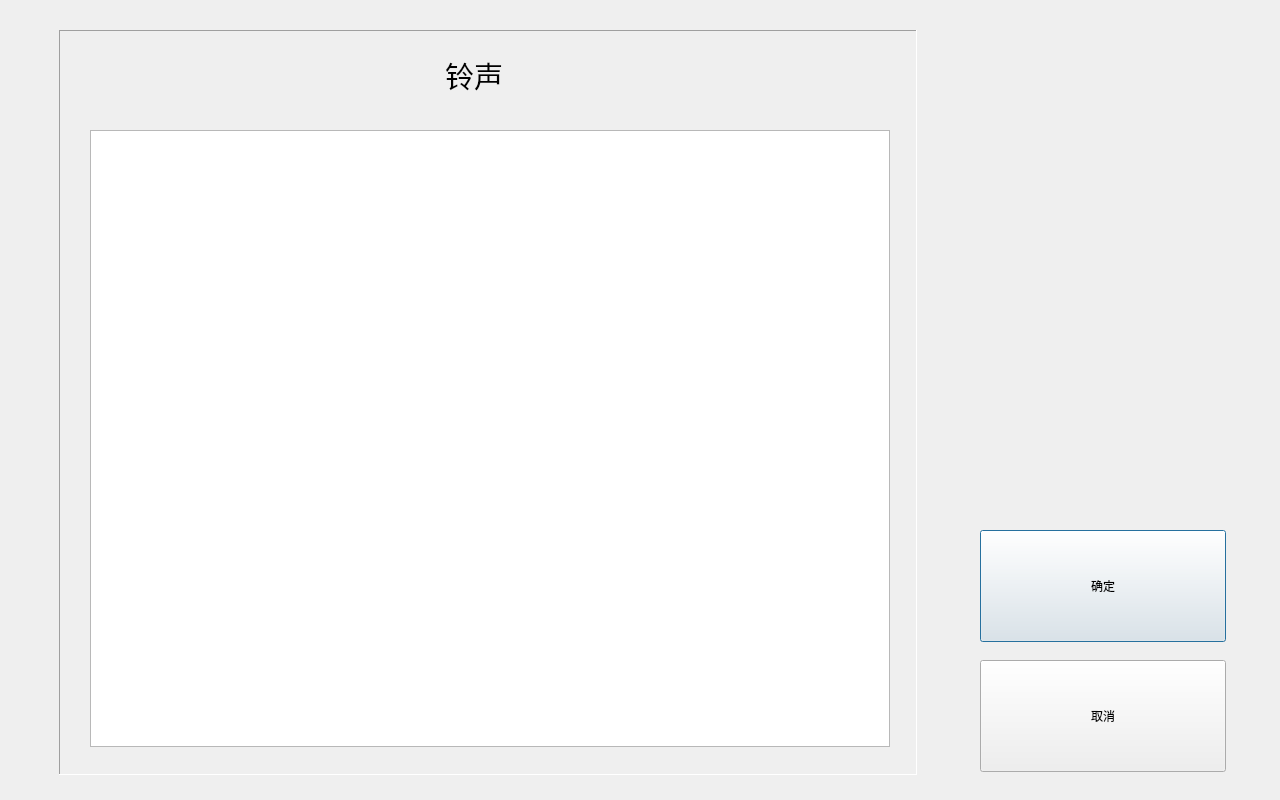
<?xml version="1.0" encoding="UTF-8"?>
<ui version="4.0">
 <class>RingFileSetDialog</class>
 <widget class="QDialog" name="RingFileSetDialog">
  <property name="geometry">
   <rect>
    <x>0</x>
    <y>0</y>
    <width>1280</width>
    <height>800</height>
   </rect>
  </property>
  <property name="windowTitle">
   <string>Dialog</string>
  </property>
  <widget class="CommonPushButton" name="pushButtonRingFileSetSave">
   <property name="geometry">
    <rect>
     <x>980</x>
     <y>530</y>
     <width>246</width>
     <height>112</height>
    </rect>
   </property>
   <property name="text">
    <string>确定</string>
   </property>
  </widget>
  <widget class="QFrame" name="framePanel">
   <property name="geometry">
    <rect>
     <x>59</x>
     <y>30</y>
     <width>858</width>
     <height>745</height>
    </rect>
   </property>
   <property name="frameShape">
    <enum>QFrame::Panel</enum>
   </property>
   <property name="frameShadow">
    <enum>QFrame::Sunken</enum>
   </property>
  </widget>
  <widget class="CommonPushButton" name="pushButtonRingFileSetCancel">
   <property name="geometry">
    <rect>
     <x>980</x>
     <y>660</y>
     <width>246</width>
     <height>112</height>
    </rect>
   </property>
   <property name="text">
    <string>取消</string>
   </property>
  </widget>
  <widget class="QTableView" name="tableViewRingFile">
   <property name="geometry">
    <rect>
     <x>90</x>
     <y>130</y>
     <width>800</width>
     <height>617</height>
    </rect>
   </property>
   <property name="focusPolicy">
    <enum>Qt::NoFocus</enum>
   </property>
   <property name="horizontalScrollBarPolicy">
    <enum>Qt::ScrollBarAlwaysOff</enum>
   </property>
  </widget>
  <widget class="QLabel" name="label_title">
   <property name="geometry">
    <rect>
     <x>219</x>
     <y>40</y>
     <width>510</width>
     <height>70</height>
    </rect>
   </property>
   <property name="font">
    <font>
     <pointsize>22</pointsize>
    </font>
   </property>
   <property name="styleSheet">
    <string notr="true"/>
   </property>
   <property name="text">
    <string>铃声</string>
   </property>
   <property name="alignment">
    <set>Qt::AlignCenter</set>
   </property>
  </widget>
 </widget>
 <customwidgets>
  <customwidget>
   <class>CommonPushButton</class>
   <extends>QPushButton</extends>
   <header>commonpushbutton.h</header>
  </customwidget>
 </customwidgets>
 <tabstops>
  <tabstop>pushButtonRingFileSetSave</tabstop>
  <tabstop>pushButtonRingFileSetCancel</tabstop>
 </tabstops>
 <resources/>
 <connections/>
</ui>
